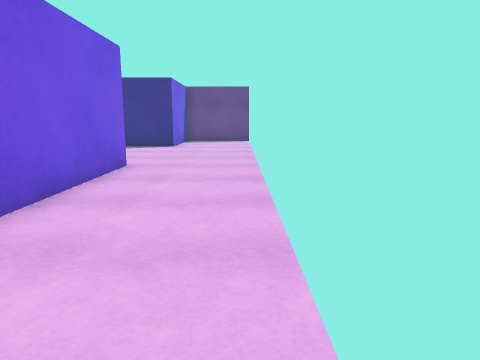
View 1 (above)

17 first-person views from a walk through a scene from a Unity 3-D project. The camera is 1.2 m above the floor, tilts 10° down and sees 70° across. The floor is counted in squares, 1 m on a side. Each view is taken from the middle of a square. On the plan, view 1 faces up. The plan holds only what a view shows up to about 14 squares ahead; the rest is blank. The player is left out. Surface patterns are stand-ins for the level's own textures.

View 2
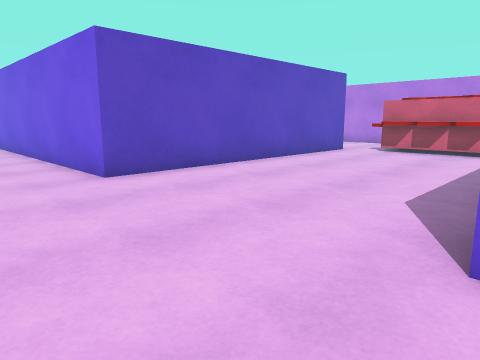

View 3
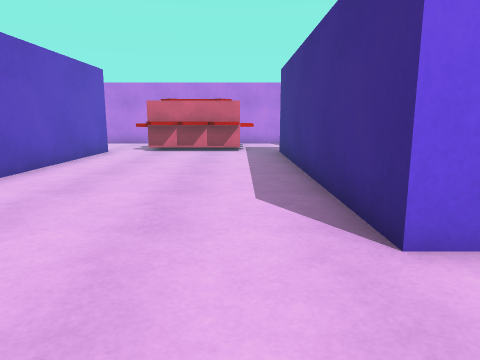

View 4
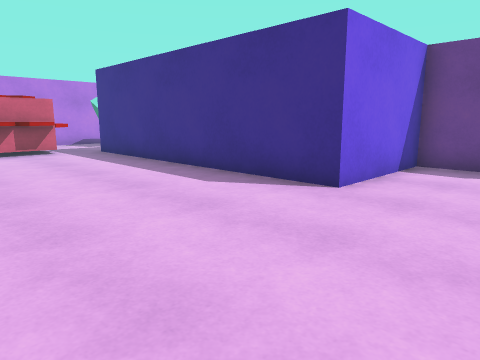

View 5
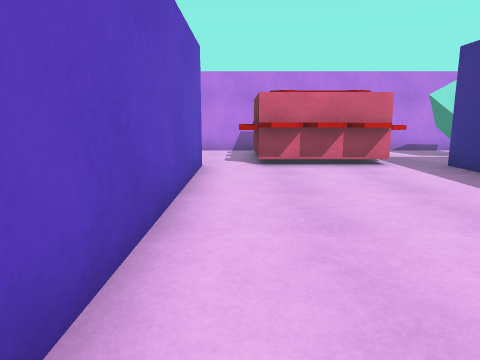

View 6
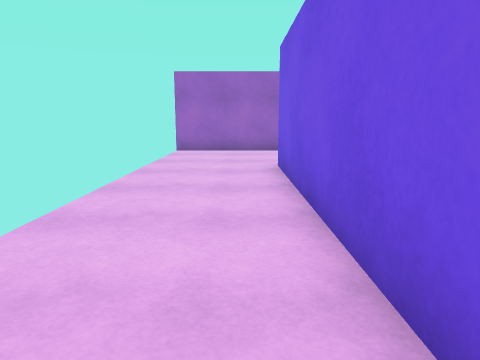

View 7
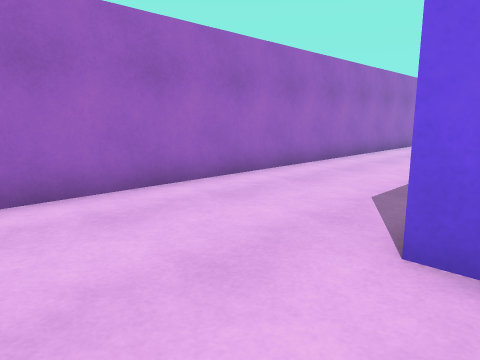

View 8
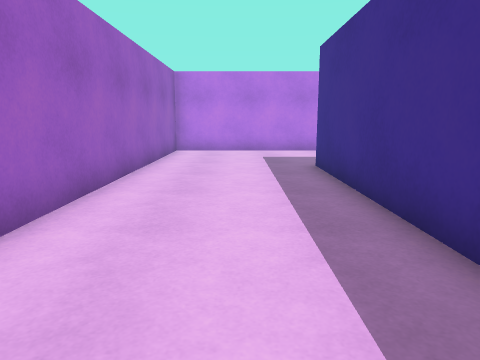

View 9
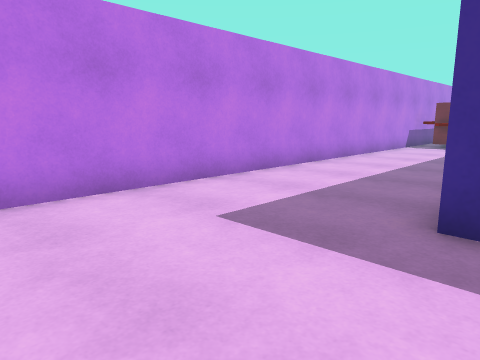

View 10
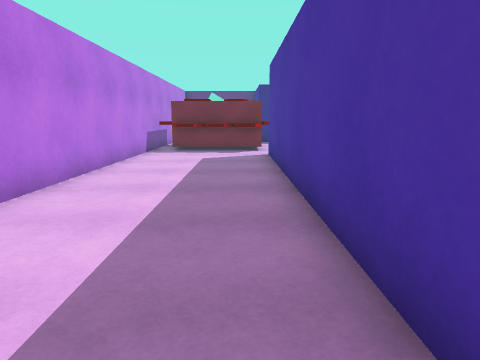

View 11
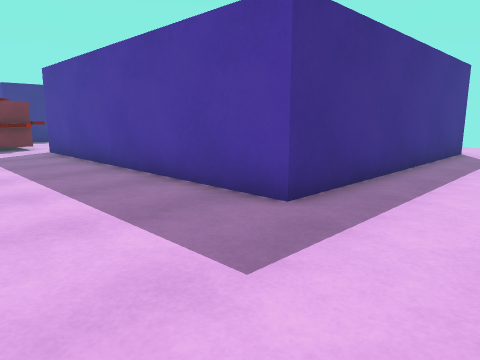

View 12
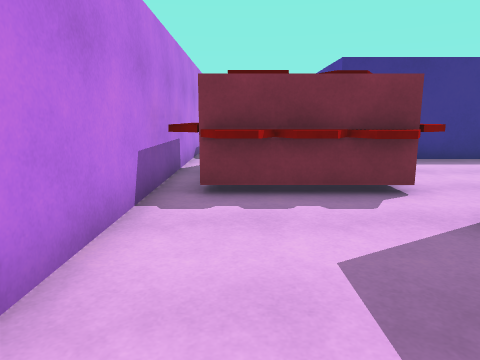

View 13
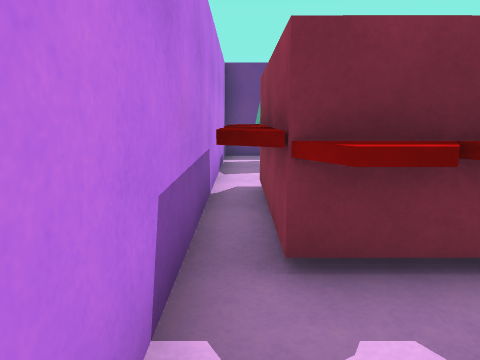

View 14
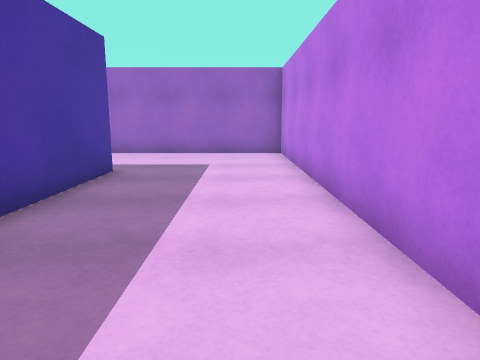

View 15
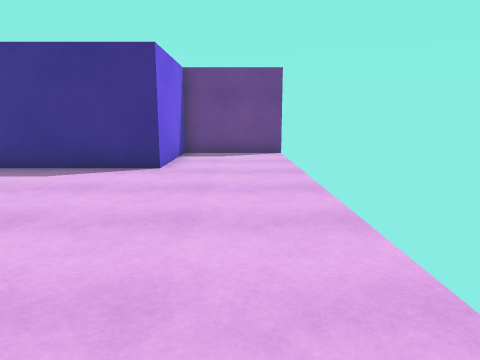

View 16
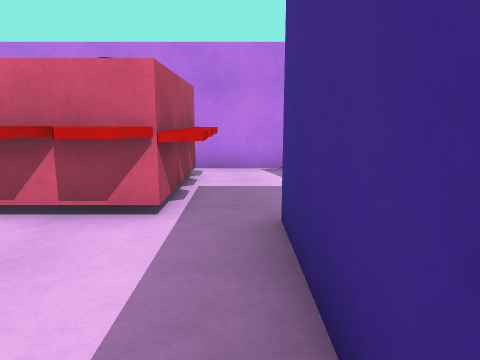

View 17
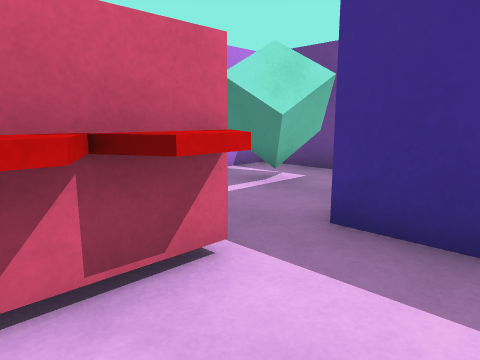

### Floor plan
Key: @ floor where view 1 was taken; # wall or solid block; . floor; C cube; O other object.
Columns run from 18 left of view 1 to 1 right of it. Each row starts with its distance up from view 1.
 20 ####           #####
 19 #...           #...
 18 #.CC.          #...
 17 #.CC.          #...
 16 #....###########...
 15 #..................
 14 #OOOOO.............
 13 #O  OO.............
 12 #O  OO.............
 11 #OOOOO.............
 10 #.OOOO.............
  9 #....###########...
  8 #....#         #...
  7 #....#         #...
  6 #....#         #...
  5 #....#         #...
  4 #....#         #...
  3 #....#         #...
  2 #....#         #...
  1 #....#         #...
  0 #....#         #..@
 -1 #....#         #...
 -2 #....###########...
 -3 #..................
 -4 #..................
 -5 #..................
 -6 #..................
 -7 ###################

Where each view was taken, in squares from view 1:
view 1: 0 up, 0 right, facing up
view 2: 16 up, 0 right, facing down-left
view 3: 14 up, 0 right, facing left
view 4: 10 up, 0 right, facing up-left
view 5: 10 up, 4 left, facing left
view 6: 7 up, 2 left, facing down
view 7: 1 down, 0 right, facing down-left
view 8: 4 down, 4 left, facing left
view 9: 6 down, 12 left, facing up-left
view 10: 3 down, 14 left, facing up
view 11: 5 down, 17 left, facing up-right
view 12: 5 up, 16 left, facing up
view 13: 8 up, 17 left, facing up
view 14: 6 up, 16 left, facing down
view 15: 7 up, 1 left, facing up
view 16: 15 up, 9 left, facing left
view 17: 12 up, 11 left, facing up-left
